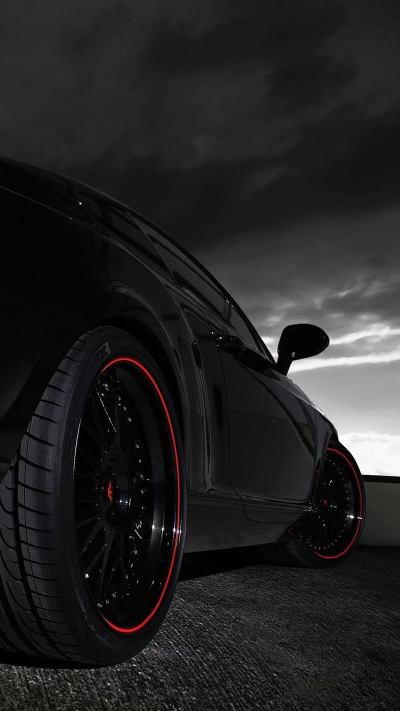
#> input picture task_1/Advances/car.jpg, 800 x 1422 px, found by its file name (shown at 1/2 size)
$ python spaces.py
#> lines starting #> are read from the running program, lines starting #| are printed output that depends on the picture
import cv2 as cv
import numpy as np

img=cv.imread('Car.jpg')
#> img is the input picture: shape (1422, 800, 3); mean B, G, R 35.3, 35.2, 35.8
img= cv.resize(img,None, fx=0.8,fy=0.5)
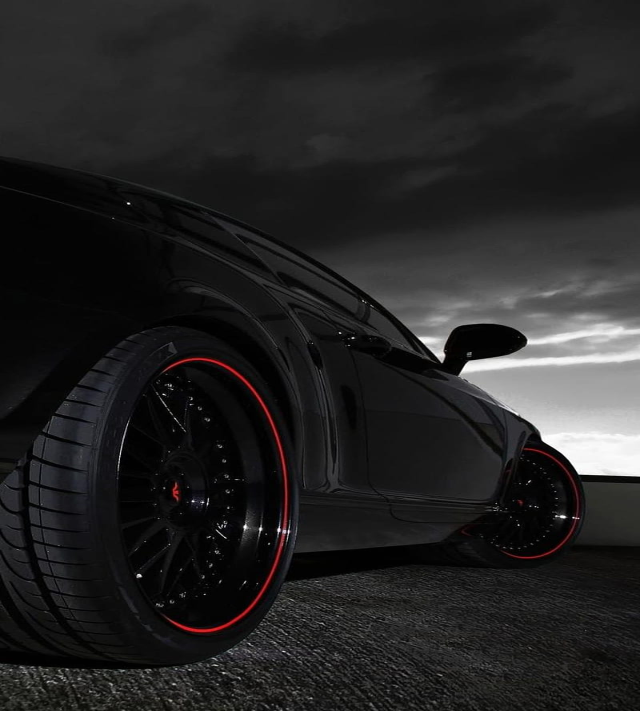
#> img: shape (711, 640, 3); mean B, G, R 35.3, 35.2, 35.8

cv.imshow('Car',img)
gray = cv.cvtColor(img, cv.COLOR_BGR2GRAY)
cv.imshow('Gray', gray)

# BGR to HSV
hsv = cv.cvtColor(img, cv.COLOR_BGR2HSV)
#> hsv: shape (711, 640, 3); mean H, S, V 17.9, 11.6, 36.2
cv.imshow('HSV', hsv)

lab = cv.cvtColor(img, cv.COLOR_BGR2LAB)
#> lab: shape (711, 640, 3); mean of channels 0, 1, 2 35, 128.3, 128.1
cv.imshow('LAB', lab)

# rgb = cv.cvtColor(img, cv.COLOR_BGR2RGB)
# cv.imshow('RGB', rgb)


cv.waitKey(0)
